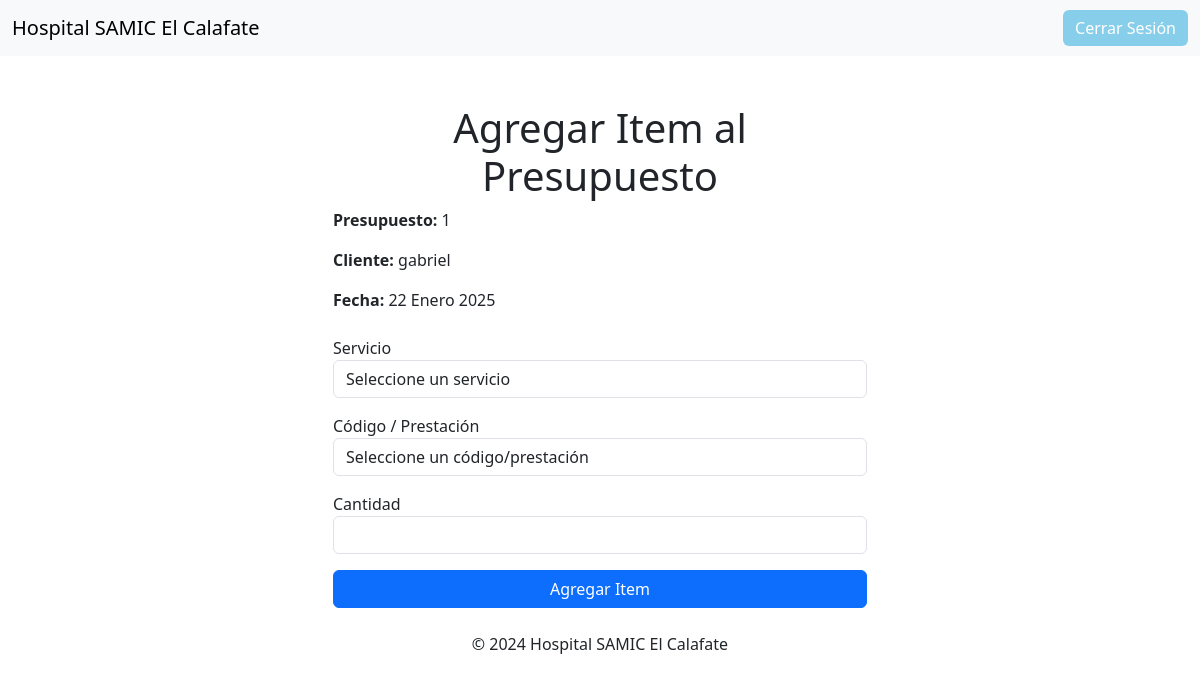
Screenshot of /facturacion/presupuesto/1/agregar_item/ (signed in) with the database file from the repository.
### facturacion/models.py (models this page shows, shortened)
class Presupuesto(models.Model):
    numero = models.AutoField(primary_key=True)  # Número único de presupuesto
    cliente = models.CharField(max_length=255)  # Nombre del cliente
    documento = models.CharField(max_length=20)  # Documento del cliente
    fecha = models.DateField(auto_now_add=True)  # Fecha de creación del presupuesto

### facturacion/views.py (the view, shortened to what this page needs)
# urls.py: path('presupuesto/<int:presupuesto_id>/agregar_item/', views.agregar_item, name='agregar_item'),
@login_required
def agregar_item(request, presupuesto_id):
    presupuesto = get_object_or_404(Presupuesto, pk=presupuesto_id)
    servicios = Prestacion.objects.values('servicio').distinct()
    return render(request, 'facturacion/agregar_item.html', {
        'presupuesto': presupuesto,
        'servicios': servicios,
    })

### facturacion/templates/facturacion/agregar_item.html (shortened to what this page needs)
{% extends 'index.html' %}
{% block content %}
<div class="container mt-5">
    <div class="row justify-content-center">
        <div class="col-md-6">
            <h1 class="text-center">Agregar Item al Presupuesto</h1>
            <p><strong>Presupuesto:</strong> {{ presupuesto.numero }}</p>
            <p><strong>Cliente:</strong> {{ presupuesto.cliente }}</p>
            <p><strong>Fecha:</strong> {{ presupuesto.fecha }}</p>
            <form method="post" class="mt-4">
                <div class="form-group mb-3">
                    <label for="servicio">Servicio</label>
                    <select id="servicio" name="servicio" class="form-control" required>
                        <option value="" disabled selected>Seleccione un servicio</option>
                    </select>
                </div>
                <div class="form-group mb-3">
                    <label for="prestacion">Código / Prestación</label>
                    <select id="prestacion" name="prestacion" class="form-control" required>
                        <option value="" disabled selected>Seleccione un código/prestación</option>
                    </select>
                </div>
                <div class="form-group mb-3">
                    <label for="cantidad">Cantidad</label>
                    <input type="number" id="cantidad" name="cantidad" class="form-control" min="1" required>
                </div>
                <button type="submit" class="btn btn-primary w-100">Agregar Item</button>
            </form>
        </div>
    </div>
</div>
{% endblock %}

### rows the page displays
Presupuesto: numero "1", cliente "gabriel", fecha "22 Enero 2025"
